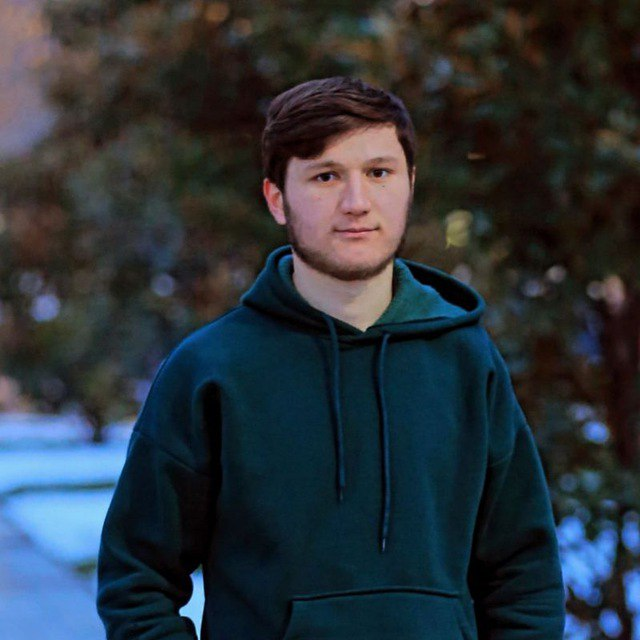
#> input picture profile_image_Yusufali_kromitdinov.jpg, 640 x 640 px
$ python resume_builder.py
#> lines starting #> are read from the running program, lines starting #| are printed output that depends on the picture
from reportlab.lib.pagesizes import letter
from reportlab.pdfgen import canvas
import tkinter as tk
from tkinter import filedialog
from PIL import Image, ImageDraw
import os
import tempfile

# HELPER FUNCTIONS
from date_birth import get_date_of_birth
from get_experience import get_experience
from get_skills import get_skills
from get_education import get_education


def get_image_path():
    root = tk.Tk()
    root.withdraw()
    file_path = filedialog.askopenfilename(title='Choose a picture to your Resume', filetypes=[('Image files', '*.png;, *.jpg;, *.jpeg;, *bmp')])
#> the answer given: profile_image_Yusufali_kromitdinov.jpg
    return file_path


def resize_circle_image(file_path):
#> called with file_path = 'profile_image_Yusufali_kromitdinov.jpg'
    if not os.path.exists(file_path):
        print(f'Error: the file {file_path} does not exist!')
        return None

    with Image.open(file_path) as img:
        # Resize the image to fit within 400x400 and maintain aspect ratio
#> img is the input picture: PIL image 640x640 RGB; mean R, G, B 43.2, 51.2, 58.1
        img.thumbnail((400, 400))
#> img: PIL image 400x400 RGB

        # Create a new square image with a transparent background (RGBA)
        square_img = Image.new("RGBA", (400, 400), (255, 255, 255, 0))

        # Calculate position to paste the image in the center of the square canvas
        x_offset = (400 - img.size[0]) // 2
#> x_offset = 0
        y_offset = (400 - img.size[1]) // 2
#> y_offset = 0

        # Paste the resized image onto the square canvas
        square_img.paste(img, (x_offset, y_offset))

        # Create a circular mask
        circle_mask = Image.new('L', (400, 400), 0)
#> circle_mask: PIL image 400x400 L; every value is 0
        draw = ImageDraw.Draw(circle_mask)

        # Draw a filled circle in the mask
        draw.ellipse((0, 0, 400, 400), fill=255)

        # Apply the circular mask to the square image
        circular_image = Image.new("RGBA", (400, 400), (255, 255, 255, 0))
        circular_image.paste(square_img, (0, 0), mask=circle_mask)
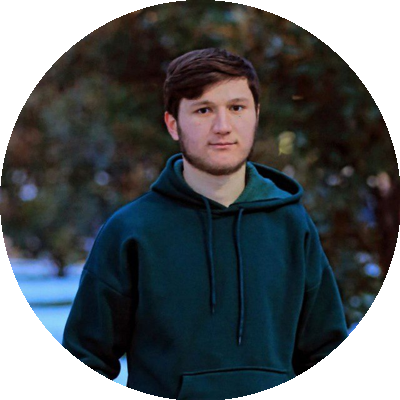
#> circular_image: PIL image 400x400 RGBA; mean R, G, B, A 84.6, 89.9, 93.2, 201.1; transparent parts drawn white


        # Save the circular image to a file (uncomment this when you need to save it)
        output_dir = "./Images/resized"
        if not os.path.exists(output_dir):
            os.makedirs(output_dir)
        output_path = os.path.join(output_dir, f"circular_{os.path.basename(file_path)}")
        circular_image.save(output_path, format='PNG')

        return output_path


# [101 lines left out: function create_resume_pdf, not called in this run]


if __name__ == '__main__':
    profile_image_path = get_image_path()
    profile_image = resize_circle_image(profile_image_path)
    while True:
        try:
            first_name = input('Enter your first name: ')
            # first_name = "yusufali"
            last_name = input('Enter your last name: ')
#> (the run stopped early here; a loop or call above may not have finished)
